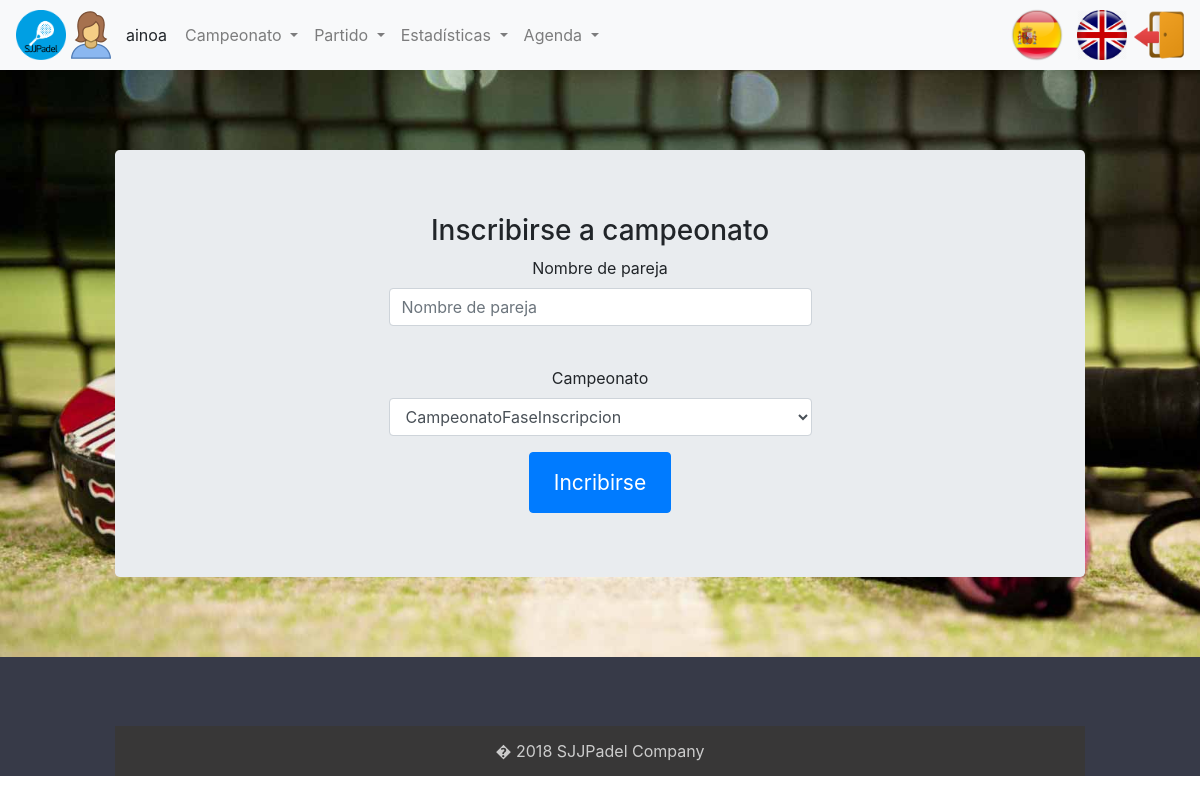
The page /index.php?controller=partner&action=selectChampionship (signed in) on the database its author committed.
### tables this page shows
CREATE TABLE `usuario` (
  `login` varchar(20) NOT NULL,
  `nombre` varchar(20) NOT NULL,
  `apellidos` varchar(45) DEFAULT NULL,
  `pass` varchar(20) DEFAULT NULL,
  `rol` char(1) DEFAULT NULL,
  `genero` varchar(10) DEFAULT NULL
);

### core/ViewManager.php (called while the page is built, shortened)
<?php
class ViewManager
{
    private $fragmentContents = array();
    private $variables = array();
    private $currentFragment = self::DEFAULT_FRAGMENT;
    private $layout = "default";
    private function saveCurrentFragment()
    {
        $this->fragmentContents[$this->currentFragment] .= ob_get_contents();
    }
    public function moveToFragment($name)
    {
        $this->currentFragment = $name;
    }
    public function getFragment($fragment, $default = "")
    {
        if (! isset($this->fragmentContents[$fragment])) {
            return $default;
        }
        return $this->fragmentContents[$fragment];
    }
    public function setVariable($varname, $value, $flash = false)
    {
        $this->variables[$varname] = $value;
    }
    public function getVariable($varname, $default = NULL)
    {
        if (! isset($this->variables[$varname])) {
            return $default;
        }
        return $this->variables[$varname];
    }
    public function render($controller, $viewname)
    {
        include (__DIR__ . "/../view/$controller/$viewname.php");
        $this->renderLayout();
    }
    private function renderLayout()
    {
        include (__DIR__ . "/../view/layouts/" . $this->layout . ".php");
    }
    private static $viewmanager_singleton = NULL;
    public static function getInstance()
    {
        if (self::$viewmanager_singleton == null) {
            self::$viewmanager_singleton = new ViewManager();
        }
        return self::$viewmanager_singleton;
    }
}

### controller/PartnerController.php (called while the page is built, shortened)
<?php
require_once (__DIR__ . "/../model/ChampionshipMapper.php");
require_once (__DIR__ . "/../model/UserMapper.php");
require_once (__DIR__ . "/../core/ViewManager.php");
require_once (__DIR__ . "/../controller/BaseController.php");
class PartnerController extends BaseController
{
    public function __construct()
    {
        parent::__construct();
    }
    public function selectChampionship()
    {
        $championship = new ChampionshipMapper();
        $campeonatos = $championship->getCampeonatosParaIncripcion();
        $this->view->setVariable("campeonatos", $campeonatos);
        $this->view->render("partner", "selectChampionship");
    }
}

### index.php (called while the page is built, shortened)
<?php
function run()
{
    try {
        $controller = loadController($_GET["controller"]);
        $actionName = $_GET["action"];
        $controller->$actionName();
    } catch (Exception $ex) {
        die("An exception occured!!!!!" . $ex->getMessage());
    }
}
function loadController($controllerName)
{
    return new $controllerClassName();
}
run();
?>

### core/I18n.php (called while the page is built, shortened)
<?php
class I18n
{
    private $messages;
    public function setLanguage($language)
    {
        $this->messages = $i18n_messages;
    }
    public function i18n($key)
    {
        if (isset($this->messages[$key])) {
            return $this->messages[$key];
        } else {
            return $key;
        }
    }
    private static $i18n_singleton = null;
    public static function getInstance()
    {
        if (self::$i18n_singleton == NULL) {
            self::$i18n_singleton = new I18n();
        }
        return self::$i18n_singleton;
    }
}
function i18n($key)
{
    return I18n::getInstance()->i18n($key);
}

### model/Championship.php (called while the page is built, shortened)
<?php
class Championship
{
    private $id;
    private $nombreCampeonato;
    public function __construct($id = NULL, $fechaInicioInscripcion = NULL, $fechaFinInscripcion = NULL, $fechaInicioCampeonato = NULL, $fechaFinCampeonato = NULL, $nombreCampeonato = NULL, $fase = NULL)
    {
        $this->id = $id;
        $this->nombreCampeonato = $nombreCampeonato;
    }
    public function getId()
    {
        return $this->id;
    }
    public function getNombreCampeonato()
    {
        return $this->nombreCampeonato;
    }
}

### model/ChampionshipMapper.php (called while the page is built, shortened)
<?php
require_once (__DIR__ . "/../core/PDOConnection.php");
require_once (__DIR__ . "/../model/Championship.php");
class ChampionshipMapper
{
    private $db;
    public function __construct()
    {
        $this->db = PDOConnection::getInstance();
    }
    public function getCampeonatosParaIncripcion()
    {
        $stmt = $this->db->query("SELECT * FROM campeonato where fechaInicioInscripcion <= curdate() and fechaFinInscripcion >= curdate()");
        $toret_db = $stmt->fetchAll(PDO::FETCH_ASSOC);
        $championships = array();
        foreach ($toret_db as $championship) {
            array_push($championships, new Championship($championship["idCampeonato"], $championship["fechaInicioInscripcion"], $championship["fechaFinInscripcion"], $championship["fechaInicioCampeonato"], $championship["fechaFinCampeonato"], $championship["nombreCampeonato"]));
        }
        return $championships;
    }
}

### core/PDOConnection.php (called while the page is built)
<?php
class PDOConnection
{
    private static $dbhost = "localhost";
    private static $dbname = "sjjpadel";
    private static $dbuser = "abp";
    private static $dbpass = "abp";
    private static $db_singleton = null;
    public static function getInstance()
    {
        if (self::$db_singleton == null) {
            self::$db_singleton = new PDO("mysql:host=" . self::$dbhost . ";dbname=" . self::$dbname . ";charset=utf8",
            self::$dbuser, self::$dbpass, array(
                PDO::ATTR_EMULATE_PREPARES => false,
                PDO::ATTR_ERRMODE => PDO::ERRMODE_EXCEPTION
            ));
        }
        return self::$db_singleton;
    }
}
?>

### model/UserMapper.php (called while the page is built, shortened)
<?php
require_once (__DIR__ . "/../core/PDOConnection.php");
class UserMapper
{
    private $db;
    public function __construct()
    {
        $this->db = PDOConnection::getInstance();
    }
    public function getDatos($login)
    {
        $stmt = $this->db->prepare("SELECT * FROM usuario where login=?");
        $stmt->execute(array(
            $login
        ));
        $toret_db = $stmt->fetchAll(PDO::FETCH_ASSOC);
        $user = null;
        foreach ($toret_db as $datos) {
            $user = new User($datos['login'], $datos['nombre'], $datos['apellidos'], $datos['pass'], $datos['rol'], $datos['genero']);
        }
        return $user;
    }
}

### controller/BaseController.php (called while the page is built, shortened)
<?php
require_once (__DIR__ . "/../core/ViewManager.php");
require_once (__DIR__ . "/../core/I18n.php");
require_once (__DIR__ . "/../model/User.php");
require_once (__DIR__ . "/../model/UserMapper.php");
class BaseController
{
    public function __construct()
    {
        if (isset($_SESSION["currentuser"])) {
            $userMapper = new UserMapper();
            $datosUser = $userMapper->getDatos($_SESSION["currentuser"]);
        }
    }
}

### view/partner/selectChampionship.php (the view, shortened to what this page needs)
<?php
require_once (__DIR__ . "/../../core/ViewManager.php");
$view = ViewManager::getInstance();
$errors = $view->getVariable("errors");
$campeonatos = $view->getVariable("campeonatos");
?>
<h3> <?= i18n("Sign up for championship") ?> </h3>
<form class="justify-content-center align-items-center"
	action="index.php?controller=partner&amp;action=selectChampionship"
	method="POST">
	<div class="container">
		<div class="row justify-content-center">
			<div class="col-sm-6 col-xs-12">
				<label for="login"> <?= i18n("Couple username") ?> </label>
				<div class="form-group">
					<input type="text" class="form-control input-lg" id="login"
						name="login" aria-describedby="loginHelp"
						placeholder="<?=i18n("Couple username")?>" value=""> <br>
				</div>
				<label for="idCampeonato" size="1"> <?= i18n("Championship") ?> </label>
				<div class="form-group">
					<select class="form-control" id="idCampeonato" name="idCampeonato">
						<?php foreach($campeonatos as $campeonato) {?>
							<option value="<?php echo $campeonato->getId() ?>"><?php echo $campeonato->getNombreCampeonato() ?> </option>
						<?php } ?>
					</select>
				</div>
				<button type="submit" class="btn btn-primary" value=""> <?= i18n("Sign up") ?> </button>
			</div>
		</div>
	</div>
</form>

### view/layouts/default.php (shortened to what this page needs)
<?php
$view = ViewManager::getInstance();
$currentuser = $view->getVariable("currentusername");
$currentGender = $view->getVariable("currentGender");
$currentRol = $view->getVariable("currentRol");
?>
<!DOCTYPE html>
<html lang="en">
<head>
<link rel="stylesheet"
	href="https://maxcdn.bootstrapcdn.com/bootstrap/4.0.0/css/bootstrap.min.css"
>
<link rel="stylesheet"
	href="https://use.fontawesome.com/releases/v5.5.0/css/all.css"
>
	<link rel="stylesheet" href="css/style.css" type="text/css">
</head>
<body>
	<div class="contenedor">
		<nav class="navbar navbar-expand-lg navbar-light bg-light">
			<img class="img-circle icono" src="images/icono.png">
		<?php if (isset($currentuser)): ?>
			<img class="icono" src="images/<?php echo $currentGender; ?>.png"> <span
				class="username">
				<?= sprintf(i18n("%s"), $currentuser) ?>
			</span>
		<?php endif ?>
			<div class="collapse navbar-collapse" id="navbarSupportedContent">
				<ul class="navbar-nav mr-auto">
				<?php if($currentRol == 'd' || $currentRol == 'a' || $currentRol == 'e'): ?>
					<li class="nav-item dropdown"><a class="nav-link dropdown-toggle"
						href="#" id="navbarDropdown" role="button" data-toggle="dropdown"
						aria-haspopup="true" aria-expanded="false">
							<?php echo i18n("Championship") ?>
						</a>
						</li>
				<?php endif ?>
				<?php if($currentRol == 'd' || $currentRol == 'a' || $currentRol == 'e'): ?>
					<li class="nav-item dropdown"><a class="nav-link dropdown-toggle"
						href="#" id="navbarDropdown" role="button" data-toggle="dropdown"
						aria-haspopup="true" aria-expanded="false">
							<?php echo i18n("Match") ?>
						</a>
						</li>
					<li class="nav-item dropdown"><a class="nav-link dropdown-toggle"
						href="#" id="navbarDropdown" role="button" data-toggle="dropdown"
						aria-haspopup="true" aria-expanded="false">
							<?php echo i18n("Statistics") ?>
						</a>
						</li>
				<?php endif ?>
				<?php if($currentRol == 'd' || $currentRol == 'e'): ?>
					<li class="nav-item dropdown"><a class="nav-link dropdown-toggle"
						href="#" id="navbarDropdown" role="button" data-toggle="dropdown"
						aria-haspopup="true" aria-expanded="false">
							<?php echo i18n("Schedule") ?>
						</a>
						</li>
				<?php endif ?>
				</ul>
			</div>
			<li class="nav-item">
			<?php include(__DIR__."/language_select_element.php"); ?>
		</li>
			<li class="nav-item">
			<?php if (isset($currentuser)): ?>
				<a href="index.php?controller=users&amp;action=logout"> <img
					src="images/salir.png" class="rounded icono"
					alt="Im�genes responsive">
			</a>
				<?php endif ?>
			</li>
		</nav>
		<div class="container">
			<div class="jumbotron">
				<?= $view->getFragment(ViewManager::DEFAULT_FRAGMENT) ?>
			</div>
		</div>
		<footer id="myFooter">
			<div class="container">
				<div class="row">
					<div class="col-sm-3 myCols"></div>
				</div>
				<div class="social-networks"></div>
				<div class="footer-copyright">
					<p>� 2018 SJJPadel Company</p>
				</div>
		</footer>
	</div>
</body>
</html>

### css/style.css (style rules this page uses)
body { width: 100%; height: 100%; }
.contenedor { background: url('../images/padel.jpg'); background-size: cover; background-attachment: fixed; }
ul, li { list-style: none; }
#myFooter { margin: 0; padding: 0; background-color: #373a48; color: white; }
#myFooter .footer-copyright { background-color: #383737; padding-top: 3px; padding-bottom: 3px; text-align: center; }
#myFooter .footer-copyright p { margin: 10px; color: #ccc; }
#myFooter .myCols { text-align: center; }
#myFooter .social-networks { text-align: center; padding-top: 30px; padding-bottom: 38px; }
.icono { width: 50px; height: 50px; }
.container { margin: 0 auto; max-width: 1000px; }
.jumbotron { margin: 80px 0; text-align: center; }
.jumbotron .btn { font-size: 21px; padding: 14px 24px; }
.username { margin-left: 10px; margin-right: 10px; }

### rows shown on the page
usuario: genero (picture), login "ainoa"

### other values the page prints
i18n("Championship") "Campeonato"
i18n("Match") "Partido"
i18n("Statistics") "Estadísticas"
i18n("Schedule") "Agenda"
i18n("Sign up for championship") "Inscribirse a campeonato"
i18n("Couple username") "Nombre de pareja"
i18n("Sign up") "Incribirse"
form field idCampeonato "CampeonatoFaseInscripcion"
